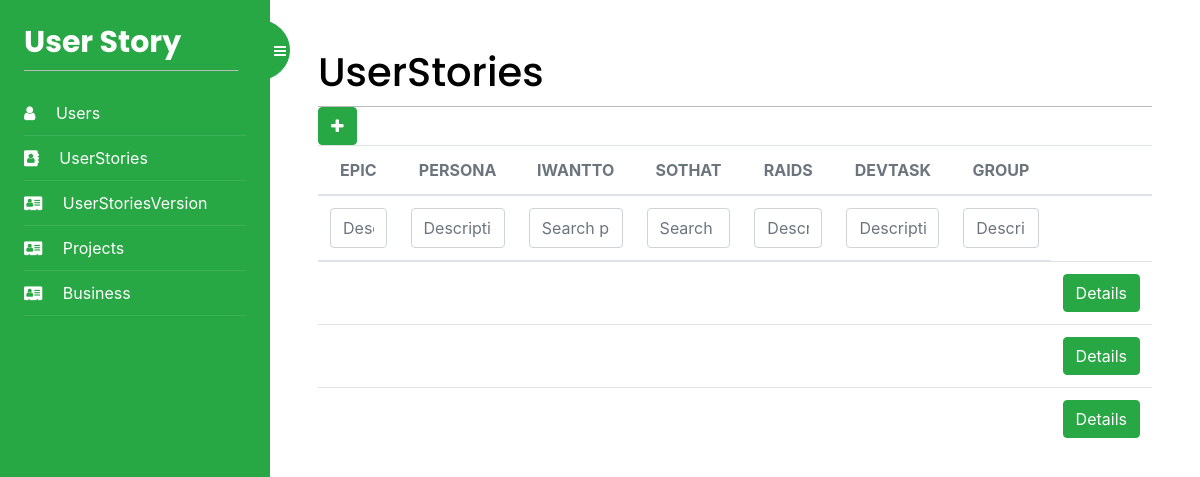
Before: /UserStories/list/ (signed in) with the older database file.
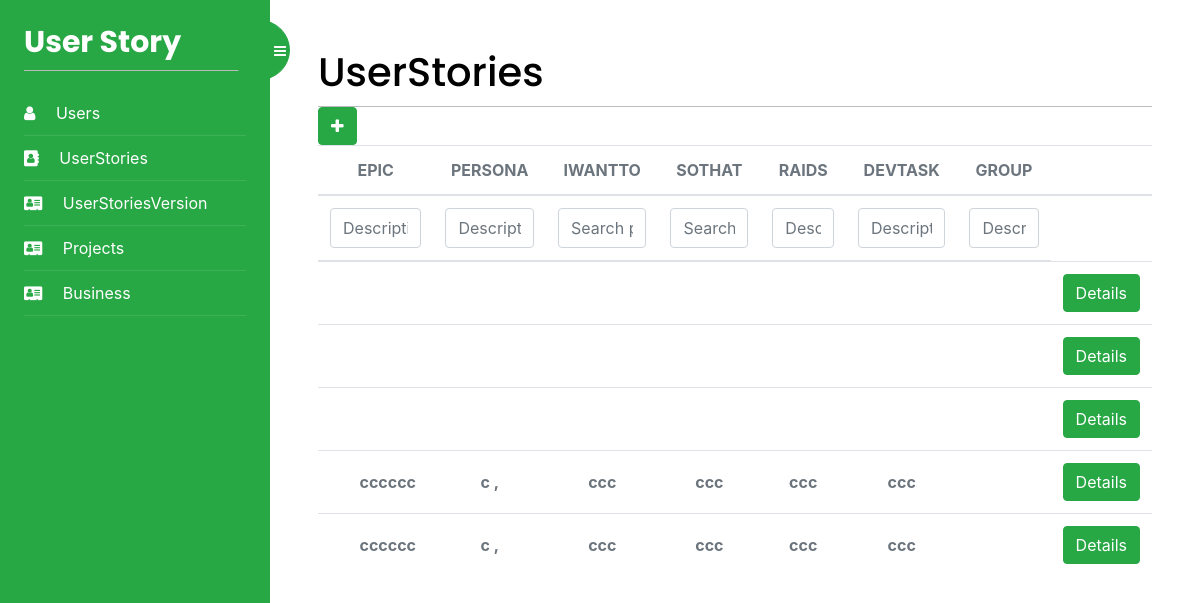
After: the same page with the newer database file.
### UserStoryApp/models.py (models this page shows, shortened)
class UserStory(models.Model):
    id = models.AutoField(primary_key=True)
    iWantTO = models.TextField(blank=True)
    soThat = models.TextField(blank=True)
    priority = models.TextField(blank=True)
    userStoriesVersion = models.ForeignKey(
        UserStoryVersion, on_delete=models.CASCADE, blank=True, null=True)
    Persona = models.ManyToManyField(Persona)
    RAIDS = models.ManyToManyField(RAIDS)
    DevelopmentTask = models.ManyToManyField(DevelopmentTask)
    US_Group = models.ForeignKey(
        US_Group, on_delete=models.CASCADE, blank=True, null=True)
    Epic = models.ForeignKey(Epic, on_delete=models.CASCADE)
    class Meta:
        db_table = "UserStory"
    def get_Persona(self):
        return "\n".join([f'{p.Name} , ' for p in self.Persona.all()])
    def get_RAIDS(self):
        print("g\r\ng")
        return "\n".join([f'{p.description} \r\n' for p in self.RAIDS.all()])
    def get_DevTask(self):
        return "\n".join([f'{p.description} \r\n' for p in self.DevelopmentTask.all()])
    def get_UsGroup(self):
        return self.US_Group.description

class Epic(models.Model):
    id = models.AutoField(primary_key=True)
    versionName = models.TextField(blank=True)
    class Meta:
        db_table = "Epic"

class Persona(models.Model):
    id = models.AutoField(primary_key=True)
    Name = models.TextField(blank=True)
    class Meta:
        db_table = "Persona"

class RAIDS(models.Model):
    id = models.AutoField(primary_key=True)
    description = models.TextField(blank=True)
    class Meta:
        db_table = "RAIDS"

class DevelopmentTask(models.Model):
    id = models.AutoField(primary_key=True)
    description = models.TextField(blank=True)
    class Meta:
        db_table = "DevelopmentTask"

### UserStories/views.py (the view)
# urls.py: path('list/', views.userStories_list, name='userStories'),
@login_required
def userStories_list(request):
    Persona = ""
    RAIDS = ""
    DevTask = ""
    Indicator = ""
    userStories = UserStory.objects.all()
    my_filter = UserStoriesFilter(request.GET, queryset=userStories)
    userStories = my_filter.qs
    if request.GET.get("Persona"):
        userStories = userStories.filter(
            Persona__Name__contains=request.GET.get("Persona"))
        Persona = request.GET.get("Persona")
    if request.GET.get("RAIDS"):
        userStories = userStories.filter(
            RAIDS__description__contains=request.GET.get("RAIDS"))
        RAIDS = request.GET.get("RAIDS")
    if request.GET.get("DevTask"):
        userStories = userStories.filter(
            DevelopmentTask__description__contains=request.GET.get("DevTask"))
        DevTask = request.GET.get("DevTask")
    if request.GET.get("Indicator"):
        userStories = userStories.filter(
            US_Group__description__contains=request.GET.get("Indicator"))
        Indicator = request.GET.get("Indicator")
    return render(request, 'userStories/userStories.html', {'users': userStories, 'filter': my_filter, 'form': {'persona': Persona, 'RAIDS': RAIDS, 'DevTask': DevTask, 'indicator': Indicator}})

### UserStories/templates/userStories/userStories.html (shortened to what the changed rows need)
{% extends "base.html" %}
{% block content %}
<div>
    <h1 class="m-auto">UserStories</h1>
</div>
<div class="table-responsive p-0">
    <table class="table align-items-center mb-0">
        <thead>
            <tr>
                <th class="text-center text-uppercase text-secondary text-xxs font-weight-bolder opacity-7">Epic
                </th>
                <th class="text-center text-uppercase text-secondary text-xxs font-weight-bolder opacity-7">Persona</th>
                <th class="text-center text-uppercase text-secondary text-xxs font-weight-bolder opacity-7">iWantTO</th>
                <th class="text-center text-uppercase text-secondary text-xxs font-weight-bolder opacity-7">soThat</th>
                <th class="text-center text-uppercase text-secondary text-xxs font-weight-bolder opacity-7">RAIDS</th>
                <th class="text-center text-uppercase text-secondary text-xxs font-weight-bolder opacity-7">DevTask</th>
                <th class="text-center text-uppercase text-secondary text-xxs font-weight-bolder opacity-7">Group</th>
                <th class="text-secondary opacity-7"></th>
            </tr>
        </thead>
        <thead>
            <tr>
                <form id="form" method="get">
                    <th class="text-center text-uppercase text-secondary text-xxs font-weight-bolder opacity-7">
                        <input type="text" name="Epic" class="form-control" id="exampleInputEmail1" aria-describedby="emailHelp"
                            placeholder="Description">
                    </th>
                    <th class="text-center text-uppercase text-secondary text-xxs font-weight-bolder opacity-7"><input type="text"
                            name="Persona" class="form-control" value="{{form.persona}}" id="exampleInputEmail1"
                            aria-describedby="emailHelp" placeholder="Description"></th>
                <th class="text-center text-uppercase text-secondary text-xxs font-weight-bolder opacity-7">{{filter.form.iWantTO}}</th>
                <th class="text-center text-uppercase text-secondary text-xxs font-weight-bolder opacity-7">{{filter.form.soThat}}</th>
                <th class="text-center text-uppercase text-secondary text-xxs font-weight-bolder opacity-7"><input type="text" name="RAIDS" value="{{form.RAIDS}}" class="form-control" id="exampleInputEmail1" aria-describedby="emailHelp"
                    placeholder="Description"></th>
                <th class="text-center text-uppercase text-secondary text-xxs font-weight-bolder opacity-7"><input type="text" name="DevTask" value="{{form.DevTask}}" class="form-control" id="exampleInputEmail1" aria-describedby="emailHelp"
                    placeholder="Description"></th>
                <th class="text-center text-uppercase text-secondary text-xxs font-weight-bolder opacity-7"><input type="text" name="Indicator" value="{{form.indicator}}" class="form-control groupField" id="exampleInputEmail1" aria-describedby="emailHelp"
                    placeholder="Description"></th>
                </form>
            </tr>
        </thead>
        <tbody>
            {% for user in users %}
                <tr>
                    <td class="align-middle text-center">
                        {% if user.get_UsGroup %}
                        <span class="text-secondary text-xs font-weight-bold mr-1 groupName" data-toggle="tooltip" title={{user.get_UsGroup}}>
                            <i class="fa fa-check-circle text-success group" style="cursor: pointer;"></i>
                        </span>
                        <span class="text-secondary text-xs font-weight-bold">{{user.Epic.versionName}}</span>
                        {% else %}
                        <span class="text-secondary text-xs font-weight-bold ml-4">{{user.Epic.versionName}}</span>
                        {% endif %}
                    </td>
                    <td class="align-middle text-center">
                        <span class="text-secondary text-xs font-weight-bold">{{user.get_Persona}}</span>
                    </td>
                <td class="align-middle text-center">
                    <span class="text-secondary text-xs font-weight-bold">{{user.iWantTO}}</span>
                </td>
                <td class="align-middle text-center">
                    <span class="text-secondary text-xs font-weight-bold">{{user.soThat}}</span>
                </td>
                <td class="align-middle text-center">
                    <span class="text-secondary text-xs font-weight-bold">{{user.get_RAIDS}}</span>
                </td>
                <td class="align-middle text-center">
                    <span class="text-secondary text-xs font-weight-bold">{{user.get_DevTask}}</span>
                </td>
                <td class="align-middle text-center">
                </td>
                <td class="align-middle text-center">
                    <a href="{% url 'userStoryDetails' user.id %}" class="btn btn-success" aria-hidden="true">
                        Details
                    </a>
                </td>
            </tr>
            {% endfor %}
        </tbody>
    </table>
</div>
{% endblock %}

Changed rows visible on the page:
added UserStory: Epic.versionName "cccccc", get_Persona "c ,", iWantTO "ccc", soThat "ccc", get_RAIDS "ccc", get_DevTask "ccc"
added UserStory: Epic.versionName "cccccc", get_Persona "c ,", iWantTO "ccc", soThat "ccc", get_RAIDS "ccc", get_DevTask "ccc"
